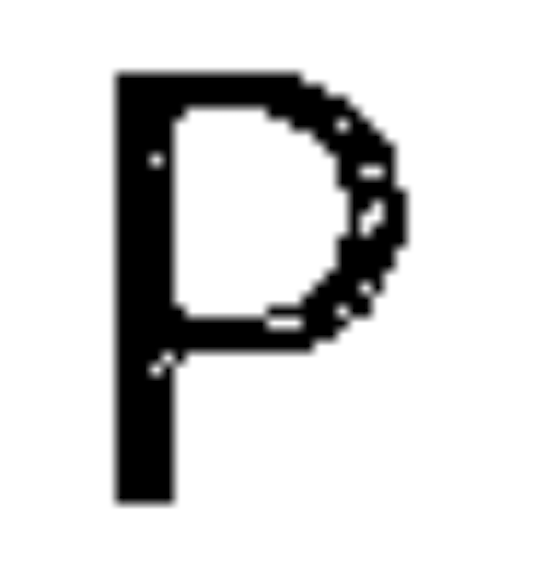
#> input picture ocr_model/p.png, 540 x 566 px
$ python -i ocr.py   (imports and definitions only)
#> lines starting #> are read from the running program, lines starting #| are printed output that depends on the picture; after the words box and inside, x2 and y2 are one past the last pixel; in counts of white or black regions, pixels touching at a corner belong together
import pytesseract
from numpy.random import randint
import cv2


def ocr_characters(image, volatile=False):
#> called with volatile = False
    img = image.copy()
    thresh = cv2.threshold(img, 0, 255, cv2.THRESH_BINARY_INV + cv2.THRESH_OTSU)[1]
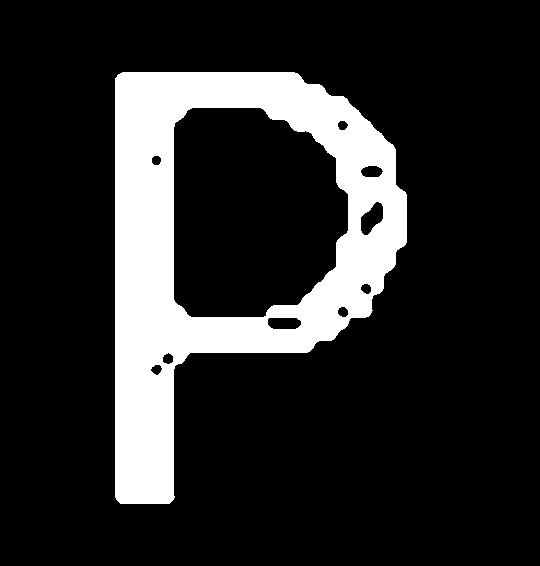
#> thresh: shape (566, 540); 16.4% white; 1 white region
    # Find contours and filter using aspect ratio and area
    cnts = cv2.findContours(thresh, cv2.RETR_EXTERNAL, cv2.CHAIN_APPROX_SIMPLE)
#> cnts = 1 contour; box (x1, y1, x2, y2) and area: (115, 72, 407, 504) 81513
    cnts = cnts[0] if len(cnts) == 2 else cnts[1]

    characters = []
    for c in cnts:
        x, y, w, h = cv2.boundingRect(c)
        area = h * w
        i_test = h > (5 * w)
        if area > 375 or (area > 115 and i_test):
            # Crop the image so pytesseract can do character detection on the individual characters
            crop_img = img[y:y + h, x:x + w]

            if not volatile:
                # Add a border to the image so pytesseract can detect the character better
                border_img = cv2.copyMakeBorder(crop_img, 25, 25, 25, 25, cv2.BORDER_CONSTANT, value=[255])

                # Resize the image so that OCR is more accurate
                resize_width = 150
                resize_height = round(resize_width * (border_img.shape[1] / border_img.shape[0]))
                resized_image = cv2.resize(border_img, (resize_width, resize_height))
            else:
                values = randint(0, 10, 4)
                # Add a border to the image so pytesseract can detect the character better
                border_img = cv2.copyMakeBorder(crop_img, 20 + values[0], 20 + values[1], 20 + values[2], 20 + values[3],
                                              cv2.BORDER_CONSTANT, value=[255])

                # Resize the image so that OCR is more accurate
                resize_width = 125 + randint(0, 50, 1)[0]
                resize_height = round(resize_width * (border_img.shape[1] / border_img.shape[0]))
                resized_image = cv2.resize(border_img, (resize_width, resize_height))

            character_string = pytesseract.image_to_string(resized_image, lang='eng', config='--psm 10')[0:1]

            # Check for incorrect detections
            if character_string == 'l' or character_string == '|':
                character_string = 'i'
            elif character_string == 'I':
                character_string = 'f'
            elif character_string == 'D':
                # Run the scan again but bigger for better differentiation between D and P
                border_img = cv2.copyMakeBorder(crop_img, 10, 10, 10, 10, cv2.BORDER_CONSTANT, value=[255])
                resized_image = cv2.resize(border_img, (resize_width, resize_height))
                character_string = pytesseract.image_to_string(resized_image, lang='eng', config='--psm 10')[0:1]
                if character_string == '\x0c' or not character_string.isalpha():
                    return {}
            elif character_string == '\x0c' or not character_string.isalpha():
                return{}

            character_string = character_string.lower()

            character_position = {'x': x, 'y': y, 'w': w, 'h': h}
            characters.append([character_string, character_position])
#> this loop made 1 pass
#> (x, y, w, h, area, i_test, resize_width, resize_height) on pass 1: (115, 72, 292, 432, 126144, False, 150, 106)
#> pass 1, in ocr_characters, `crop_img = img[y:y + h, x:x + w]`:
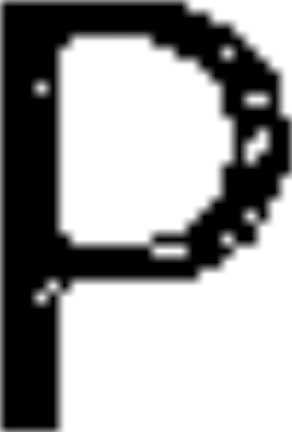
#> crop_img: shape (432, 292); min 0, max 255, mean 158.9
#> pass 1, in ocr_characters, `border_img = cv2.copyMakeBorder(crop_img, 25, 25, 25, 25, cv2.BORDER_C..`:
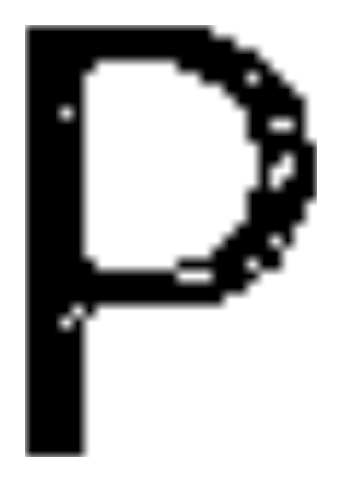
#> border_img: shape (482, 342); min 0, max 255, mean 181.4
#> pass 1, in ocr_characters, `resized_image = cv2.resize(border_img, (resize_width, resize_height))`:
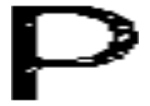
#> resized_image: shape (106, 150); min 0, max 255, mean 181.5
#> after the loop, characters = []

    return characters


def ocr_bounding_boxes(image):
    img = image.copy()
    characters = ocr_characters(img)
    img = cv2.cvtColor(img, cv2.COLOR_BGR2RGB)
    for character, pos in characters:
        x, y, w, h = (pos['x'], pos['y'], pos['w'], pos['h'])
        cv2.rectangle(img, (x, y), (x + w, y + h), (36, 255, 12), 2)

    return img

>>> import cv2
>>> picture = cv2.imread('../../ocr_model/p.png', cv2.IMREAD_GRAYSCALE)
#> (the run stopped early here; a loop or call above may not have finished)
